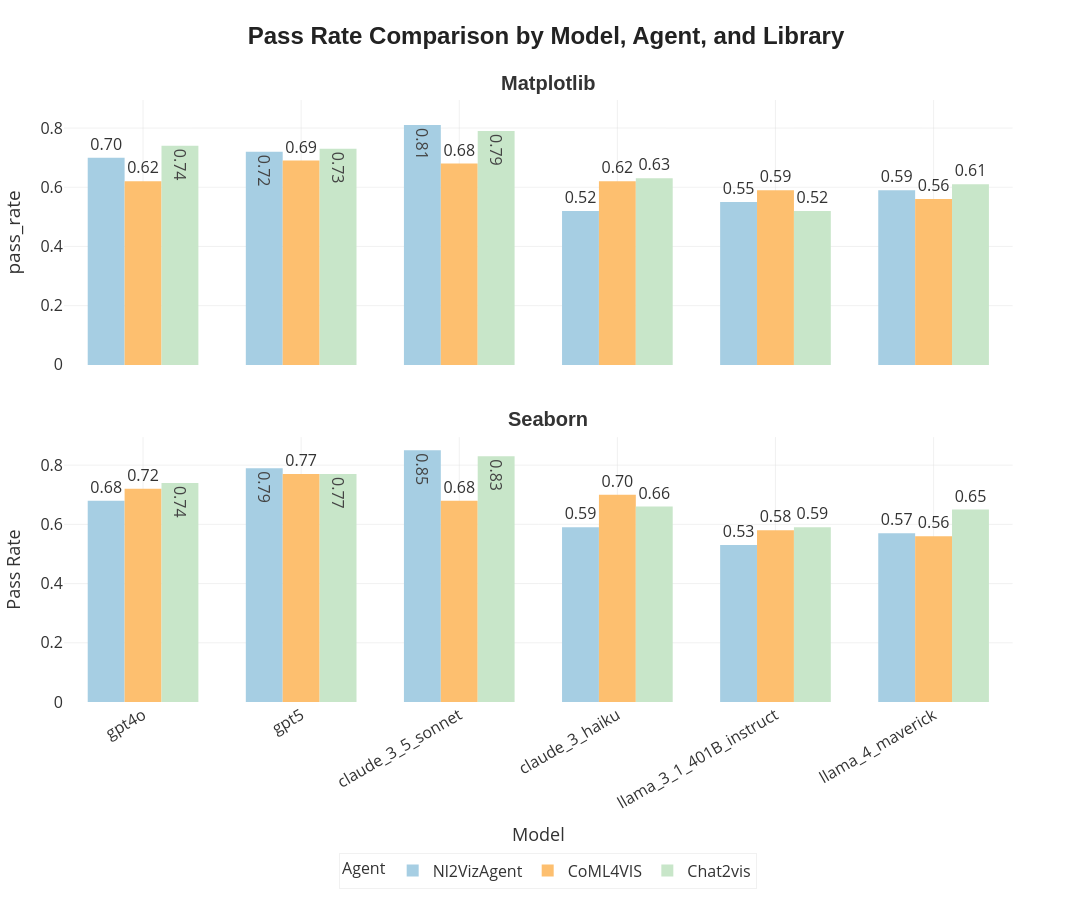

Write notebook code for a chart like this one.
### Code cell
import pandas as pd
import plotly.express as px

# Load dataset
df = pd.read_excel("/Users/msubramani/Library/CloudStorage/OneDrive-Flexera,Inc/UpGrad/Masters/My_Research_Work/My_Nl2Viz_system/Evaluation Metrics.xlsx")

# --- Custom Colors & Fonts ---
agent_colors = {
    "Nl2VizAgent": "#A6CEE3",   # Light Sky Blue
    "CoML4VIS": "#FDBF6F",      # Soft Amber
    "Chat2vis": "#C8E6C9"       # Light Mint Green
}

title_font = "Raleway, sans-serif"
text_font = "Open Sans, sans-serif"

# --- Smart label placement ---
df = df.copy()
df["text_pos"] = df["pass_rate"].apply(lambda x: "inside" if x > 0.7 else "outside")

# --- Combined Visualization (vertical facets) ---
fig = px.bar(
    df,
    x="model",
    y="pass_rate",
    color="agent",
    barmode="group",
    facet_row="library",      # ✅ vertical layout
    facet_row_spacing=0.12,
    title="<b>Pass Rate Comparison by Model, Agent, and Library</b>",
    text="pass_rate",
    color_discrete_map=agent_colors,
)

# --- Dynamic text positioning ---
for trace in fig.data:
    agent_name = trace.name
    trace_text_positions = [
        df[df["agent"] == agent_name]["text_pos"].values[i]
        if i < len(df[df["agent"] == agent_name])
        else "outside"
        for i in range(len(trace.y))
    ]
    trace.textposition = trace_text_positions

# --- Clean bar appearance ---
fig.update_traces(
    texttemplate='%{text:.2f}',
    marker_line_width=0,
    textfont=dict(size=16)  # ✅ consistent label font
)

# ✅ Gridlines visible
fig.update_yaxes(showgrid=True, gridcolor='rgba(220,220,220,0.4)', zeroline=False)
fig.update_xaxes(showgrid=True, gridcolor='rgba(220,220,220,0.4)')

# --- Remove default facet labels ---
for annotation in fig.layout.annotations:
    annotation.text = ""

# --- Unified Layout Styling (Consistent font sizes) ---
fig.update_layout(
    # --- Title ---
    title=dict(
        text="<b>Pass Rate Comparison by Model, Agent, and Library</b>",
        x=0.5,
        y=0.97,
        xanchor='center',
        font=dict(size=24, family=title_font, color="#222222")
    ),

    # --- Font Defaults ---
    font=dict(family=text_font, size=16, color="#333"),  # ✅ unified base font

    # --- Dimensions & Margins ---
    width=1200,
    height=900,
    margin=dict(l=60, r=60, t=100, b=80),

    # --- Axes ---
    xaxis=dict(
        title="Model",
        title_font=dict(family=text_font, size=18),
        tickfont=dict(family=text_font, size=16),
        gridcolor='rgba(220,220,220,0.4)',
        tickangle=-30
    ),
    yaxis=dict(
        title="Pass Rate",
        title_font=dict(family=text_font, size=18),
        tickfont=dict(family=text_font, size=16),
        gridcolor='rgba(220,220,220,0.4)'
    ),

    # --- Colors & Background ---
    plot_bgcolor='rgba(255,255,255,1)',
    paper_bgcolor='rgba(255,255,255,1)',

    # --- Legend ---
    legend=dict(
        title="Agent",
        orientation="h",
        yanchor="top",
        y=-0.25,
        xanchor="center",
        x=0.5,
        bgcolor='rgba(255,255,255,0)',
        bordercolor='rgba(220,220,220,0.4)',
        borderwidth=1,
        title_font=dict(family=text_font, size=16),
        font=dict(family=text_font, size=16)
    ),

    bargap=0.3,
)

# --- Add centered facet titles ---
facet_titles = df["library"].str.title().unique()
facet_positions = [1.05, 0.47]  # Adjust vertical positions for 2 subplots

for i, lib_name in enumerate(facet_titles):
    fig.add_annotation(
        text=f"<b>{lib_name}</b>",
        x=0.5,
        y=facet_positions[i],
        xref="paper",
        yref="paper",
        showarrow=False,
        font=dict(size=20, family=title_font, color="#333"),  # ✅ consistent facet title font
    )

fig.show()

### Figure 1 — Plotly figure (JSON) as saved in the notebook; plotly's stock layout.template omitted (floating-point values rounded to 4 significant figures)
{"data": [{"alignmentgroup": "True", "hovertemplate": "agent=Nl2VizAgent<br>library=matplotlib<br>model=%{x}<br>pass_rate=%{text}<extra></extra>", "legendgroup": "Nl2VizAgent", "marker": {"color": "#A6CEE3", "line": {"width": 0}, "pattern": {"shape": ""}}, "name": "Nl2VizAgent", "offsetgroup": "Nl2VizAgent", "orientation": "v", "showlegend": true, "text": [0.7, 0.72, 0.81, 0.52, 0.55, 0.59], "textfont": {"size": 16}, "textposition": ["outside", "inside", "inside", "outside", "outside", "outside"], "texttemplate": "%{text:.2f}", "type": "bar", "x": ["gpt4o", "gpt5", "claude_3_5_sonnet", "claude_3_haiku", "llama_3_1_401B_instruct", "llama_4_maverick"], "xaxis": "x2", "y": [0.7, 0.72, 0.81, 0.52, 0.55, 0.59], "yaxis": "y2"}, {"alignmentgroup": "True", "hovertemplate": "agent=Nl2VizAgent<br>library=seaborn<br>model=%{x}<br>pass_rate=%{text}<extra></extra>", "legendgroup": "Nl2VizAgent", "marker": {"color": "#A6CEE3", "line": {"width": 0}, "pattern": {"shape": ""}}, "name": "Nl2VizAgent", "offsetgroup": "Nl2VizAgent", "orientation": "v", "showlegend": false, "text": [0.68, 0.79, 0.85, 0.59, 0.53, 0.57], "textfont": {"size": 16}, "textposition": ["outside", "inside", "inside", "outside", "outside", "outside"], "texttemplate": "%{text:.2f}", "type": "bar", "x": ["gpt4o", "gpt5", "claude_3_5_sonnet", "claude_3_haiku", "llama_3_1_401B_instruct", "llama_4_maverick"], "xaxis": "x", "y": [0.68, 0.79, 0.85, 0.59, 0.53, 0.57], "yaxis": "y"}, {"alignmentgroup": "True", "hovertemplate": "agent=CoML4VIS<br>library=matplotlib<br>model=%{x}<br>pass_rate=%{text}<extra></extra>", "legendgroup": "CoML4VIS", "marker": {"color": "#FDBF6F", "line": {"width": 0}, "pattern": {"shape": ""}}, "name": "CoML4VIS", "offsetgroup": "CoML4VIS", "orientation": "v", "showlegend": true, "text": [0.62, 0.69, 0.68, 0.62, 0.59, 0.56], "textfont": {"size": 16}, "textposition": ["outside", "outside", "outside", "outside", "outside", "outside"], "texttemplate": "%{text:.2f}", "type": "bar", "x": ["gpt4o", "gpt5", "claude_3_5_sonnet", "claude_3_haiku", "llama_3_1_401B_instruct", "llama_4_maverick"], "xaxis": "x2", "y": [0.62, 0.69, 0.68, 0.62, 0.59, 0.56], "yaxis": "y2"}, {"alignmentgroup": "True", "hovertemplate": "agent=CoML4VIS<br>library=seaborn<br>model=%{x}<br>pass_rate=%{text}<extra></extra>", "legendgroup": "CoML4VIS", "marker": {"color": "#FDBF6F", "line": {"width": 0}, "pattern": {"shape": ""}}, "name": "CoML4VIS", "offsetgroup": "CoML4VIS", "orientation": "v", "showlegend": false, "text": [0.72, 0.77, 0.68, 0.7, 0.58, 0.56], "textfont": {"size": 16}, "textposition": ["outside", "outside", "outside", "outside", "outside", "outside"], "texttemplate": "%{text:.2f}", "type": "bar", "x": ["gpt4o", "gpt5", "claude_3_5_sonnet", "claude_3_haiku", "llama_3_1_401B_instruct", "llama_4_maverick"], "xaxis": "x", "y": [0.72, 0.77, 0.68, 0.7, 0.58, 0.56], "yaxis": "y"}, {"alignmentgroup": "True", "hovertemplate": "agent=Chat2vis<br>library=matplotlib<br>model=%{x}<br>pass_rate=%{text}<extra></extra>", "legendgroup": "Chat2vis", "marker": {"color": "#C8E6C9", "line": {"width": 0}, "pattern": {"shape": ""}}, "name": "Chat2vis", "offsetgroup": "Chat2vis", "orientation": "v", "showlegend": true, "text": [0.74, 0.73, 0.79, 0.63, 0.52, 0.61], "textfont": {"size": 16}, "textposition": ["inside", "inside", "inside", "outside", "outside", "outside"], "texttemplate": "%{text:.2f}", "type": "bar", "x": ["gpt4o", "gpt5", "claude_3_5_sonnet", "claude_3_haiku", "llama_3_1_401B_instruct", "llama_4_maverick"], "xaxis": "x2", "y": [0.74, 0.73, 0.79, 0.63, 0.52, 0.61], "yaxis": "y2"}, {"alignmentgroup": "True", "hovertemplate": "agent=Chat2vis<br>library=seaborn<br>model=%{x}<br>pass_rate=%{text}<extra></extra>", "legendgroup": "Chat2vis", "marker": {"color": "#C8E6C9", "line": {"width": 0}, "pattern": {"shape": ""}}, "name": "Chat2vis", "offsetgroup": "Chat2vis", "orientation": "v", "showlegend": false, "text": [0.74, 0.77, 0.83, 0.66, 0.59, 0.65], "textfont": {"size": 16}, "textposition": ["inside", "inside", "inside", "outside", "outside", "outside"], "texttemplate": "%{text:.2f}", "type": "bar", "x": ["gpt4o", "gpt5", "claude_3_5_sonnet", "claude_3_haiku", "llama_3_1_401B_instruct", "llama_4_maverick"], "xaxis": "x", "y": [0.74, 0.77, 0.83, 0.66, 0.59, 0.65], "yaxis": "y"}], "layout": {"annotations": [{"showarrow": false, "text": "", "textangle": 90, "x": 0.98, "xanchor": "left", "xref": "paper", "y": 0.22, "yanchor": "middle", "yref": "paper"}, {"showarrow": false, "text": "", "textangle": 90, "x": 0.98, "xanchor": "left", "xref": "paper", "y": 0.78, "yanchor": "middle", "yref": "paper"}, {"font": {"color": "#333", "family": "Raleway, sans-serif", "size": 20}, "showarrow": false, "text": "<b>Matplotlib</b>", "x": 0.5, "xref": "paper", "y": 1.05, "yref": "paper"}, {"font": {"color": "#333", "family": "Raleway, sans-serif", "size": 20}, "showarrow": false, "text": "<b>Seaborn</b>", "x": 0.5, "xref": "paper", "y": 0.47, "yref": "paper"}], "bargap": 0.3, "barmode": "group", "font": {"color": "#333", "family": "Open Sans, sans-serif", "size": 16}, "height": 900, "legend": {"bgcolor": "rgba(255,255,255,0)", "bordercolor": "rgba(220,220,220,0.4)", "borderwidth": 1, "font": {"family": "Open Sans, sans-serif", "size": 16}, "orientation": "h", "title": {"font": {"family": "Open Sans, sans-serif", "size": 16}, "text": "Agent"}, "tracegroupgap": 0, "x": 0.5, "xanchor": "center", "y": -0.25, "yanchor": "top"}, "margin": {"b": 80, "l": 60, "r": 60, "t": 100}, "paper_bgcolor": "rgba(255,255,255,1)", "plot_bgcolor": "rgba(255,255,255,1)", "title": {"font": {"color": "#222222", "family": "Raleway, sans-serif", "size": 24}, "text": "<b>Pass Rate Comparison by Model, Agent, and Library</b>", "x": 0.5, "xanchor": "center", "y": 0.97}, "width": 1200, "xaxis": {"anchor": "y", "domain": [0, 0.98], "gridcolor": "rgba(220,220,220,0.4)", "showgrid": true, "tickangle": -30, "tickfont": {"family": "Open Sans, sans-serif", "size": 16}, "title": {"font": {"family": "Open Sans, sans-serif", "size": 18}, "text": "Model"}}, "xaxis2": {"anchor": "y2", "domain": [0, 0.98], "gridcolor": "rgba(220,220,220,0.4)", "matches": "x", "showgrid": true, "showticklabels": false}, "yaxis": {"anchor": "x", "domain": [0, 0.44], "gridcolor": "rgba(220,220,220,0.4)", "showgrid": true, "tickfont": {"family": "Open Sans, sans-serif", "size": 16}, "title": {"font": {"family": "Open Sans, sans-serif", "size": 18}, "text": "Pass Rate"}, "zeroline": false}, "yaxis2": {"anchor": "x2", "domain": [0.56, 1], "gridcolor": "rgba(220,220,220,0.4)", "matches": "y", "showgrid": true, "title": {"text": "pass_rate"}, "zeroline": false}}}
